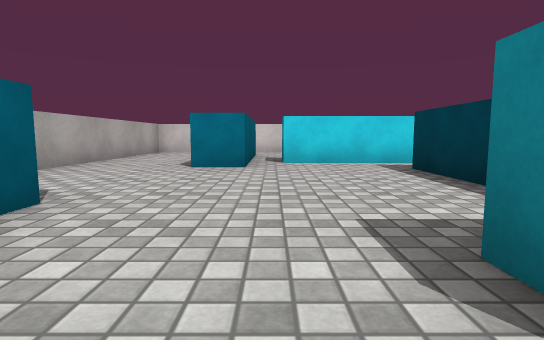
view 1 (above)

14 first-person views from a walk through a scene from a Unity 3-D project. The camera is 0.58 m above the floor, tilts 6° down and sees 80° across. The floor is counted in squares, 1 m on a side. Each view is taken from the middle of a square. On the plan, view 1 faces up. The plan holds only what a view shows up to about 9 squares ahead; the rest is blank. The player character is not drawn. Surface patterns are stand-ins for the level's own textures.

view 2
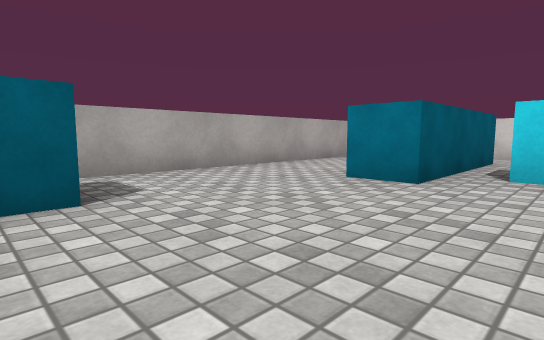

view 3
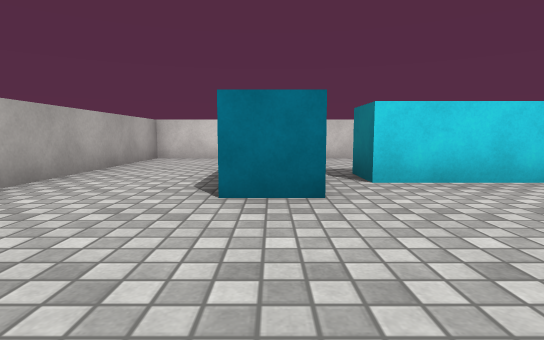

view 4
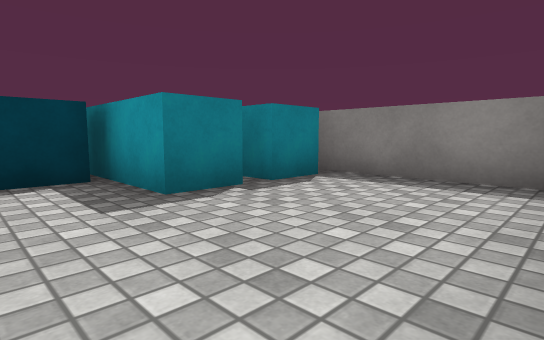

view 5
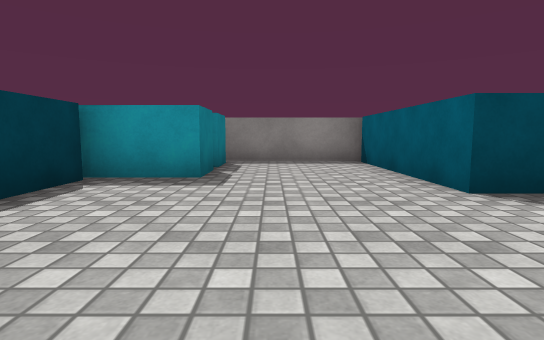

view 6
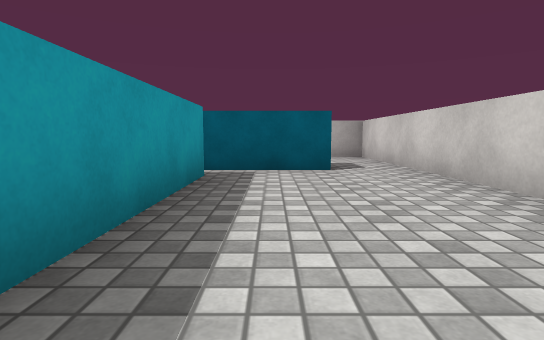

view 7
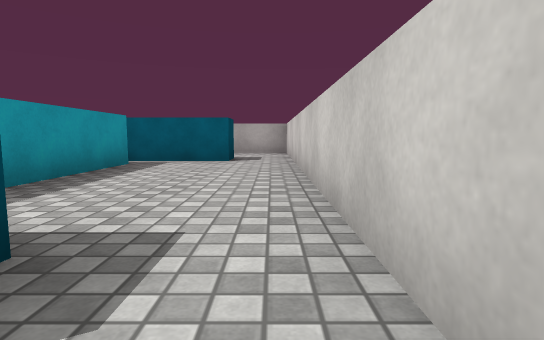

view 8
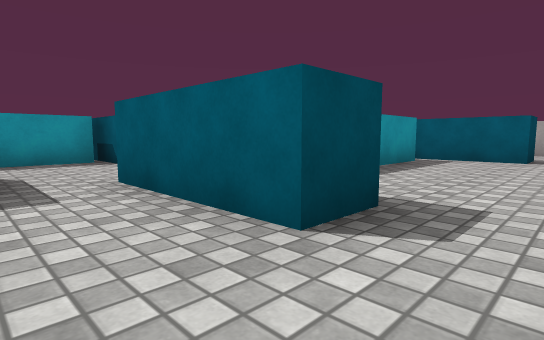

view 9
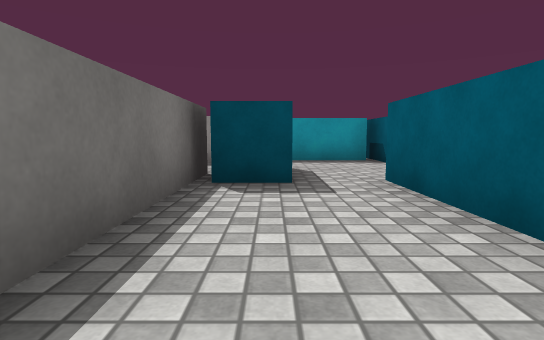

view 10
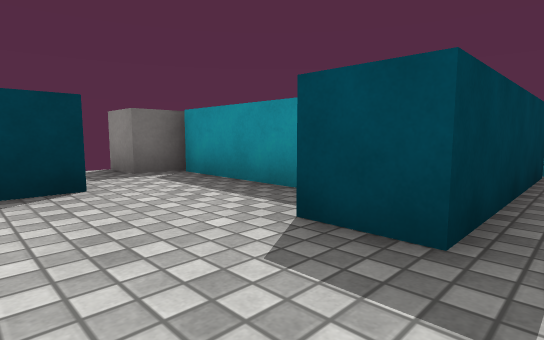

view 11
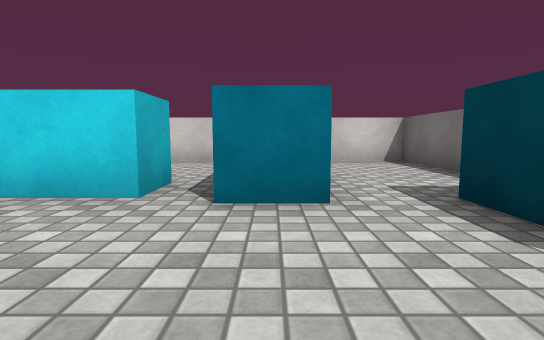

view 12
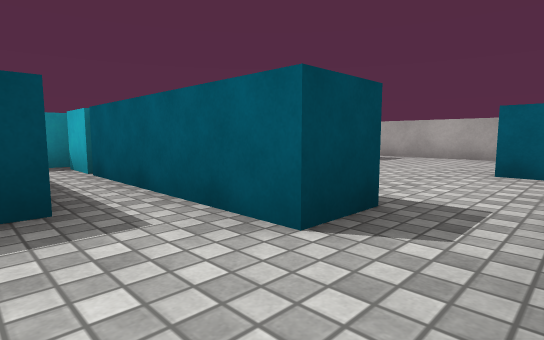

view 13
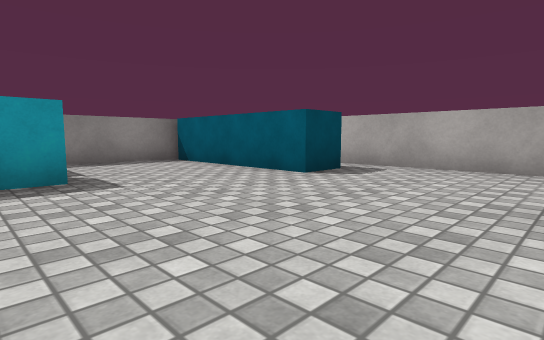

view 14
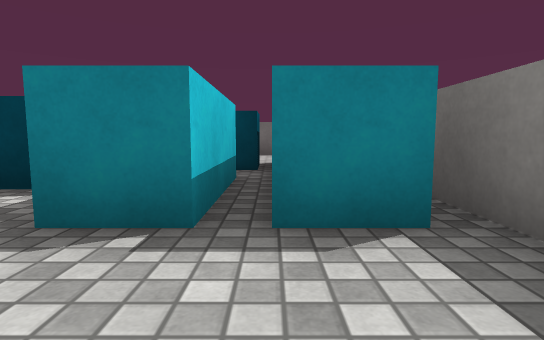

### Floor plan
Ten units are one square. View 1 is at (0, 0); x grows to the right and y downward. Boxes are objects, and circles mark ways between rooms. Rooms are numbered by the first view taken in them; rooms with no view inside come last. Other rooms are left out.
<svg viewBox="-45 -120 150 140">
<path fill="none" stroke="#000" d="M3 -80 39 -80M25 -70 3 -70M-15 -100 -5 -100 -5 -60 -15 -60M-31 -28 -20 -28 -20 12M25 -16 25 -58M10 11 10 0 16 0M55 -115 -40 -115 -40 -20M-22 15 20 15M48 -80 48 -70 25 -70M56 -33 88 -33M90 -60 90 -115 55 -115M25 -58 35 -58 35 -18M54 -98 65 -98 65 -67 55 -67M90 -30 90 -40 100 -40M45 -2 45 -42 55 -42 55 -24M34 0 45 0"/>
<rect x="5" y="-15" width="30" height="10" fill="#bbb"><title>cyan block</title></rect>
<rect x="75" y="-75" width="20" height="30" fill="#bbb"><title>cyan block</title></rect>
<circle cx="30" cy="-60" r="3" fill="#2a7"/>
<circle cx="50" cy="-75" r="3" fill="#2a7"/>
<circle cx="60" cy="-105" r="3" fill="#2a7"/>
<text x="0" y="-60">1</text>
<text x="60" y="-60">2</text>
</svg>
Room 1 opens to room 2.

Where each view was taken, in squares from view 1:
view 1: 0 up, 0 right, facing up
view 2: 2 up, 1 right, facing up-left
view 3: 3 up, 1 left, facing up
view 4: 3 up, 2 left, facing down-right
view 5: 6 up, 0 right, facing down
view 6: 9 up, 5 right, facing left
view 7: 11 up, 7 right, facing left
view 8: 11 up, 8 right, facing down-left
view 9: 11 up, 8 right, facing down
view 10: 6 up, 4 right, facing down-right
view 11: 4 up, 6 right, facing up
view 12: 7 up, 5 right, facing down-left
view 13: 6 up, 2 right, facing down-left
view 14: 0 up, 1 left, facing right
